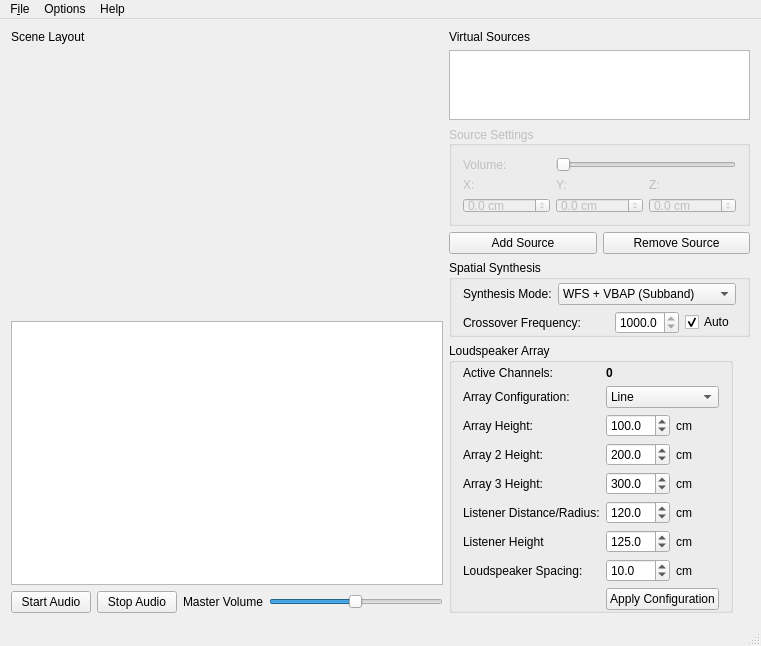
<?xml version="1.0" encoding="UTF-8"?>
<ui version="4.0">
 <class>WFSDesignerClass</class>
 <widget class="QMainWindow" name="WFSDesignerClass">
  <property name="geometry">
   <rect>
    <x>0</x>
    <y>0</y>
    <width>761</width>
    <height>603</height>
   </rect>
  </property>
  <property name="windowTitle">
   <string>WFS Designer</string>
  </property>
  <property name="windowIcon">
   <iconset resource="wfsdesigner.qrc">
    <normaloff>:/WFSDesigner/Resources/icon.png</normaloff>:/WFSDesigner/Resources/icon.png</iconset>
  </property>
  <property name="unifiedTitleAndToolBarOnMac">
   <bool>false</bool>
  </property>
  <widget class="QWidget" name="centralWidget">
   <layout class="QGridLayout" name="gridLayout">
    <item row="0" column="0">
     <widget class="QLabel" name="label_2">
      <property name="text">
       <string>Scene Layout</string>
      </property>
     </widget>
    </item>
    <item row="0" column="4">
     <widget class="QLabel" name="label">
      <property name="text">
       <string>Virtual Sources</string>
      </property>
     </widget>
    </item>
    <item row="1" column="0" rowspan="5" colspan="4">
     <layout class="QVBoxLayout" name="verticalLayout_2">
      <item>
       <widget class="WFS3DCanvas" name="wfs3dCanvas" native="true">
        <property name="sizePolicy">
         <sizepolicy hsizetype="Expanding" vsizetype="Expanding">
          <horstretch>0</horstretch>
          <verstretch>50</verstretch>
         </sizepolicy>
        </property>
        <property name="minimumSize">
         <size>
          <width>0</width>
          <height>0</height>
         </size>
        </property>
       </widget>
      </item>
      <item>
       <widget class="WFSCanvas" name="wfsCanvas">
        <property name="sizePolicy">
         <sizepolicy hsizetype="Expanding" vsizetype="Expanding">
          <horstretch>0</horstretch>
          <verstretch>50</verstretch>
         </sizepolicy>
        </property>
        <property name="verticalScrollBarPolicy">
         <enum>Qt::ScrollBarAlwaysOff</enum>
        </property>
        <property name="horizontalScrollBarPolicy">
         <enum>Qt::ScrollBarAlwaysOff</enum>
        </property>
        <property name="dragMode">
         <enum>QGraphicsView::RubberBandDrag</enum>
        </property>
       </widget>
      </item>
     </layout>
    </item>
    <item row="1" column="4">
     <widget class="QListView" name="virtualSourcesList">
      <property name="editTriggers">
       <set>QAbstractItemView::NoEditTriggers</set>
      </property>
      <property name="alternatingRowColors">
       <bool>false</bool>
      </property>
     </widget>
    </item>
    <item row="3" column="4">
     <layout class="QHBoxLayout" name="horizontalLayout_2">
      <item>
       <widget class="QPushButton" name="addSource">
        <property name="text">
         <string>Add Source</string>
        </property>
       </widget>
      </item>
      <item>
       <widget class="QPushButton" name="removeSource">
        <property name="text">
         <string>Remove Source</string>
        </property>
       </widget>
      </item>
     </layout>
    </item>
    <item row="5" column="4" rowspan="2">
     <widget class="QGroupBox" name="groupBox">
      <property name="sizePolicy">
       <sizepolicy hsizetype="Fixed" vsizetype="Preferred">
        <horstretch>0</horstretch>
        <verstretch>0</verstretch>
       </sizepolicy>
      </property>
      <property name="minimumSize">
       <size>
        <width>260</width>
        <height>0</height>
       </size>
      </property>
      <property name="title">
       <string>Loudspeaker Array</string>
      </property>
      <property name="flat">
       <bool>true</bool>
      </property>
      <layout class="QGridLayout" name="gridLayout_3">
       <property name="topMargin">
        <number>3</number>
       </property>
       <property name="bottomMargin">
        <number>0</number>
       </property>
       <item row="0" column="0">
        <widget class="QLabel" name="label_4">
         <property name="text">
          <string>Active Channels:</string>
         </property>
        </widget>
       </item>
       <item row="0" column="1" colspan="2">
        <widget class="QLabel" name="numChannelsLabel">
         <property name="sizePolicy">
          <sizepolicy hsizetype="Preferred" vsizetype="Fixed">
           <horstretch>0</horstretch>
           <verstretch>0</verstretch>
          </sizepolicy>
         </property>
         <property name="font">
          <font>
           <weight>75</weight>
           <bold>true</bold>
          </font>
         </property>
         <property name="text">
          <string>0</string>
         </property>
         <property name="textFormat">
          <enum>Qt::AutoText</enum>
         </property>
        </widget>
       </item>
       <item row="1" column="0">
        <widget class="QLabel" name="label_3">
         <property name="text">
          <string>Array Configuration:</string>
         </property>
        </widget>
       </item>
       <item row="1" column="1" colspan="2">
        <widget class="QComboBox" name="arrayConfigurationComboBox">
         <item>
          <property name="text">
           <string>Line</string>
          </property>
          <property name="icon">
           <iconset resource="wfsdesigner.qrc">
            <normaloff>:/WFSDesigner/Resources/line.png</normaloff>:/WFSDesigner/Resources/line.png</iconset>
          </property>
         </item>
         <item>
          <property name="text">
           <string>Circle</string>
          </property>
          <property name="icon">
           <iconset resource="wfsdesigner.qrc">
            <normaloff>:/WFSDesigner/Resources/circle.png</normaloff>:/WFSDesigner/Resources/circle.png</iconset>
          </property>
         </item>
         <item>
          <property name="text">
           <string>Double Line</string>
          </property>
          <property name="icon">
           <iconset resource="wfsdesigner.qrc">
            <normaloff>:/WFSDesigner/Resources/doubleline.png</normaloff>:/WFSDesigner/Resources/doubleline.png</iconset>
          </property>
         </item>
         <item>
          <property name="text">
           <string>Double Circle</string>
          </property>
          <property name="icon">
           <iconset resource="wfsdesigner.qrc">
            <normaloff>:/WFSDesigner/Resources/multicircle.png</normaloff>:/WFSDesigner/Resources/multicircle.png</iconset>
          </property>
         </item>
         <item>
          <property name="text">
           <string>Box</string>
          </property>
          <property name="icon">
           <iconset resource="wfsdesigner.qrc">
            <normaloff>:/WFSDesigner/Resources/box.png</normaloff>:/WFSDesigner/Resources/box.png</iconset>
          </property>
         </item>
         <item>
          <property name="text">
           <string>U-Shape</string>
          </property>
          <property name="icon">
           <iconset resource="wfsdesigner.qrc">
            <normaloff>:/WFSDesigner/Resources/u.png</normaloff>:/WFSDesigner/Resources/u.png</iconset>
          </property>
         </item>
        </widget>
       </item>
       <item row="8" column="0">
        <widget class="QLabel" name="label_5">
         <property name="text">
          <string>Loudspeaker Spacing:</string>
         </property>
        </widget>
       </item>
       <item row="8" column="1">
        <widget class="QDoubleSpinBox" name="loudspeakerSpacingSpinBox">
         <property name="decimals">
          <number>1</number>
         </property>
         <property name="minimum">
          <double>1.000000000000000</double>
         </property>
         <property name="maximum">
          <double>200.000000000000000</double>
         </property>
         <property name="singleStep">
          <double>5.000000000000000</double>
         </property>
         <property name="value">
          <double>10.000000000000000</double>
         </property>
        </widget>
       </item>
       <item row="9" column="1" colspan="2">
        <widget class="QPushButton" name="applyConfigurationButton">
         <property name="text">
          <string>Apply Configuration</string>
         </property>
        </widget>
       </item>
       <item row="5" column="1">
        <widget class="QDoubleSpinBox" name="array3HeightSpinBox">
         <property name="decimals">
          <number>1</number>
         </property>
         <property name="maximum">
          <double>1000.000000000000000</double>
         </property>
         <property name="singleStep">
          <double>5.000000000000000</double>
         </property>
         <property name="value">
          <double>300.000000000000000</double>
         </property>
        </widget>
       </item>
       <item row="2" column="1">
        <widget class="QDoubleSpinBox" name="array1HeightSpinBox">
         <property name="decimals">
          <number>1</number>
         </property>
         <property name="maximum">
          <double>1000.000000000000000</double>
         </property>
         <property name="singleStep">
          <double>5.000000000000000</double>
         </property>
         <property name="value">
          <double>100.000000000000000</double>
         </property>
        </widget>
       </item>
       <item row="2" column="0">
        <widget class="QLabel" name="label_14">
         <property name="text">
          <string>Array Height:</string>
         </property>
        </widget>
       </item>
       <item row="4" column="0">
        <widget class="QLabel" name="array2Label1">
         <property name="text">
          <string>Array 2 Height:</string>
         </property>
        </widget>
       </item>
       <item row="5" column="0">
        <widget class="QLabel" name="array3Label1">
         <property name="text">
          <string>Array 3 Height:</string>
         </property>
        </widget>
       </item>
       <item row="4" column="1">
        <widget class="QDoubleSpinBox" name="array2HeightSpinBox">
         <property name="decimals">
          <number>1</number>
         </property>
         <property name="maximum">
          <double>1000.000000000000000</double>
         </property>
         <property name="singleStep">
          <double>5.000000000000000</double>
         </property>
         <property name="value">
          <double>200.000000000000000</double>
         </property>
        </widget>
       </item>
       <item row="6" column="0">
        <widget class="QLabel" name="label_15">
         <property name="text">
          <string>Listener Distance/Radius:</string>
         </property>
        </widget>
       </item>
       <item row="6" column="1">
        <widget class="QDoubleSpinBox" name="listenerDistanceSpinBox">
         <property name="decimals">
          <number>1</number>
         </property>
         <property name="minimum">
          <double>10.000000000000000</double>
         </property>
         <property name="maximum">
          <double>1000.000000000000000</double>
         </property>
         <property name="singleStep">
          <double>5.000000000000000</double>
         </property>
         <property name="value">
          <double>120.000000000000000</double>
         </property>
        </widget>
       </item>
       <item row="4" column="2">
        <widget class="QLabel" name="array2Label2">
         <property name="text">
          <string>cm</string>
         </property>
        </widget>
       </item>
       <item row="8" column="2">
        <widget class="QLabel" name="label_6">
         <property name="text">
          <string>cm</string>
         </property>
        </widget>
       </item>
       <item row="2" column="2">
        <widget class="QLabel" name="label_19">
         <property name="text">
          <string>cm</string>
         </property>
        </widget>
       </item>
       <item row="5" column="2">
        <widget class="QLabel" name="array3Label2">
         <property name="text">
          <string>cm</string>
         </property>
        </widget>
       </item>
       <item row="6" column="2">
        <widget class="QLabel" name="array3Label2_2">
         <property name="text">
          <string>cm</string>
         </property>
        </widget>
       </item>
       <item row="7" column="0">
        <widget class="QLabel" name="label_16">
         <property name="text">
          <string>Listener Height</string>
         </property>
        </widget>
       </item>
       <item row="7" column="1">
        <widget class="QDoubleSpinBox" name="listenerHeightSpinBox">
         <property name="decimals">
          <number>1</number>
         </property>
         <property name="minimum">
          <double>10.000000000000000</double>
         </property>
         <property name="maximum">
          <double>500.000000000000000</double>
         </property>
         <property name="value">
          <double>125.000000000000000</double>
         </property>
        </widget>
       </item>
       <item row="7" column="2">
        <widget class="QLabel" name="array3Label2_3">
         <property name="text">
          <string>cm</string>
         </property>
        </widget>
       </item>
      </layout>
     </widget>
    </item>
    <item row="6" column="0">
     <widget class="QPushButton" name="startAudio">
      <property name="text">
       <string>Start Audio</string>
      </property>
     </widget>
    </item>
    <item row="6" column="1">
     <widget class="QPushButton" name="stopAudio">
      <property name="text">
       <string>Stop Audio</string>
      </property>
     </widget>
    </item>
    <item row="6" column="2">
     <widget class="QLabel" name="label_7">
      <property name="text">
       <string>Master Volume</string>
      </property>
     </widget>
    </item>
    <item row="6" column="3">
     <widget class="QSlider" name="volumeSlider">
      <property name="sizePolicy">
       <sizepolicy hsizetype="MinimumExpanding" vsizetype="Fixed">
        <horstretch>100</horstretch>
        <verstretch>0</verstretch>
       </sizepolicy>
      </property>
      <property name="pageStep">
       <number>10</number>
      </property>
      <property name="sliderPosition">
       <number>49</number>
      </property>
      <property name="orientation">
       <enum>Qt::Horizontal</enum>
      </property>
     </widget>
    </item>
    <item row="4" column="4">
     <widget class="QGroupBox" name="groupBox_2">
      <property name="sizePolicy">
       <sizepolicy hsizetype="MinimumExpanding" vsizetype="Preferred">
        <horstretch>0</horstretch>
        <verstretch>0</verstretch>
       </sizepolicy>
      </property>
      <property name="title">
       <string>Spatial Synthesis</string>
      </property>
      <property name="flat">
       <bool>true</bool>
      </property>
      <layout class="QGridLayout" name="gridLayout_4">
       <property name="topMargin">
        <number>3</number>
       </property>
       <property name="bottomMargin">
        <number>0</number>
       </property>
       <item row="0" column="0">
        <widget class="QLabel" name="label_8">
         <property name="text">
          <string>Synthesis Mode:</string>
         </property>
        </widget>
       </item>
       <item row="0" column="1" colspan="3">
        <widget class="QComboBox" name="modeComboBox">
         <property name="sizePolicy">
          <sizepolicy hsizetype="Preferred" vsizetype="Fixed">
           <horstretch>0</horstretch>
           <verstretch>0</verstretch>
          </sizepolicy>
         </property>
         <property name="sizeAdjustPolicy">
          <enum>QComboBox::AdjustToContentsOnFirstShow</enum>
         </property>
         <property name="frame">
          <bool>true</bool>
         </property>
         <item>
          <property name="text">
           <string extracomment="WFS is performed on low frequency content and amplitude panning is performed with high frequency content. The result is mixed.">WFS + VBAP (Subband)</string>
          </property>
         </item>
         <item>
          <property name="text">
           <string extracomment="Wave field synthesis bandlimited at spatial aliasing frequency, which is governed by the loudspeaker spacing.">WFS (Bandlimited)</string>
          </property>
         </item>
         <item>
          <property name="text">
           <string extracomment="Wave field synthesis (Non-bandlimited. Spatial aliasing artifacts may be present.)">WFS</string>
          </property>
         </item>
         <item>
          <property name="text">
           <string comment="Test 123" extracomment="Vector base amplitude panning">VBAP</string>
          </property>
         </item>
        </widget>
       </item>
       <item row="1" column="0" colspan="2">
        <widget class="QLabel" name="label_9">
         <property name="text">
          <string>Crossover Frequency:</string>
         </property>
        </widget>
       </item>
       <item row="1" column="2">
        <widget class="QDoubleSpinBox" name="crossoverSpinBox">
         <property name="enabled">
          <bool>true</bool>
         </property>
         <property name="readOnly">
          <bool>true</bool>
         </property>
         <property name="decimals">
          <number>1</number>
         </property>
         <property name="minimum">
          <double>40.000000000000000</double>
         </property>
         <property name="maximum">
          <double>4000.000000000000000</double>
         </property>
         <property name="singleStep">
          <double>10.000000000000000</double>
         </property>
         <property name="value">
          <double>1000.000000000000000</double>
         </property>
        </widget>
       </item>
       <item row="1" column="3">
        <widget class="QCheckBox" name="automaticCheckBox">
         <property name="toolTip">
          <string>Derive crossover frequency from spatial aliasing of loudspeaker configuration.</string>
         </property>
         <property name="text">
          <string>Auto</string>
         </property>
         <property name="checked">
          <bool>true</bool>
         </property>
        </widget>
       </item>
      </layout>
     </widget>
    </item>
    <item row="2" column="4">
     <widget class="QGroupBox" name="sourceSettingsGroupBox">
      <property name="enabled">
       <bool>false</bool>
      </property>
      <property name="minimumSize">
       <size>
        <width>0</width>
        <height>100</height>
       </size>
      </property>
      <property name="title">
       <string>Source Settings</string>
      </property>
      <property name="alignment">
       <set>Qt::AlignLeading|Qt::AlignLeft|Qt::AlignVCenter</set>
      </property>
      <property name="flat">
       <bool>true</bool>
      </property>
      <property name="checkable">
       <bool>false</bool>
      </property>
      <layout class="QGridLayout" name="gridLayout_5">
       <item row="0" column="0">
        <widget class="QLabel" name="label_10">
         <property name="text">
          <string>Volume:</string>
         </property>
        </widget>
       </item>
       <item row="0" column="1" colspan="2">
        <widget class="QSlider" name="sourceVolumeSlider">
         <property name="maximum">
          <number>100</number>
         </property>
         <property name="orientation">
          <enum>Qt::Horizontal</enum>
         </property>
        </widget>
       </item>
       <item row="1" column="1">
        <widget class="QLabel" name="label_12">
         <property name="text">
          <string>Y:</string>
         </property>
        </widget>
       </item>
       <item row="1" column="2">
        <widget class="QLabel" name="label_13">
         <property name="text">
          <string>Z:</string>
         </property>
        </widget>
       </item>
       <item row="2" column="0">
        <widget class="QDoubleSpinBox" name="sourceXSpinBox">
         <property name="suffix">
          <string> cm</string>
         </property>
         <property name="decimals">
          <number>1</number>
         </property>
         <property name="minimum">
          <double>-1000.000000000000000</double>
         </property>
         <property name="maximum">
          <double>1000.000000000000000</double>
         </property>
         <property name="singleStep">
          <double>5.000000000000000</double>
         </property>
        </widget>
       </item>
       <item row="2" column="1">
        <widget class="QDoubleSpinBox" name="sourceYSpinBox">
         <property name="suffix">
          <string> cm</string>
         </property>
         <property name="decimals">
          <number>1</number>
         </property>
         <property name="minimum">
          <double>-1000.000000000000000</double>
         </property>
         <property name="maximum">
          <double>1000.000000000000000</double>
         </property>
         <property name="singleStep">
          <double>5.000000000000000</double>
         </property>
        </widget>
       </item>
       <item row="2" column="2">
        <widget class="QDoubleSpinBox" name="sourceZSpinBox">
         <property name="suffix">
          <string> cm</string>
         </property>
         <property name="decimals">
          <number>1</number>
         </property>
         <property name="minimum">
          <double>-1000.000000000000000</double>
         </property>
         <property name="maximum">
          <double>1000.000000000000000</double>
         </property>
         <property name="singleStep">
          <double>5.000000000000000</double>
         </property>
        </widget>
       </item>
       <item row="1" column="0">
        <widget class="QLabel" name="label_11">
         <property name="text">
          <string>X:</string>
         </property>
        </widget>
       </item>
      </layout>
     </widget>
    </item>
   </layout>
  </widget>
  <widget class="QMenuBar" name="menuBar">
   <property name="geometry">
    <rect>
     <x>0</x>
     <y>0</y>
     <width>761</width>
     <height>18</height>
    </rect>
   </property>
   <widget class="QMenu" name="menuFile">
    <property name="title">
     <string>F&amp;ile</string>
    </property>
    <addaction name="actionNew"/>
    <addaction name="actionOpen"/>
    <addaction name="actionSave"/>
    <addaction name="actionSave_As"/>
    <addaction name="separator"/>
    <addaction name="actionRun_Listening_Test"/>
    <addaction name="separator"/>
    <addaction name="actionQuit"/>
   </widget>
   <widget class="QMenu" name="menuHelp">
    <property name="title">
     <string>Help</string>
    </property>
    <addaction name="actionAbout_WFS_Designer"/>
   </widget>
   <widget class="QMenu" name="menuOptions">
    <property name="title">
     <string>Options</string>
    </property>
    <addaction name="actionAudio_Configuration"/>
    <addaction name="separator"/>
    <addaction name="action2D_Scene_View"/>
    <addaction name="action3D_Scene_View"/>
    <addaction name="action2D_3D_Split_Scene_View"/>
    <addaction name="separator"/>
    <addaction name="actionAdjust_Speed_of_Sound"/>
   </widget>
   <addaction name="menuFile"/>
   <addaction name="menuOptions"/>
   <addaction name="menuHelp"/>
  </widget>
  <widget class="QStatusBar" name="statusBar">
   <property name="sizeGripEnabled">
    <bool>true</bool>
   </property>
  </widget>
  <action name="actionAbout_WFS_Designer">
   <property name="text">
    <string>&amp;About WFS Designer...</string>
   </property>
  </action>
  <action name="actionQuit">
   <property name="text">
    <string>&amp;Quit</string>
   </property>
   <property name="shortcut">
    <string>Ctrl+Q</string>
   </property>
  </action>
  <action name="actionNew">
   <property name="text">
    <string>&amp;New...</string>
   </property>
   <property name="shortcut">
    <string>Ctrl+N</string>
   </property>
  </action>
  <action name="actionOpen">
   <property name="text">
    <string>&amp;Open...</string>
   </property>
   <property name="shortcut">
    <string>Ctrl+O</string>
   </property>
  </action>
  <action name="actionSave">
   <property name="text">
    <string>&amp;Save</string>
   </property>
   <property name="shortcut">
    <string>Ctrl+S</string>
   </property>
  </action>
  <action name="actionAudio_Configuration">
   <property name="text">
    <string>Audio &amp;Configuration...</string>
   </property>
   <property name="shortcut">
    <string>Ctrl+.</string>
   </property>
  </action>
  <action name="actionSave_As">
   <property name="text">
    <string>Save As...</string>
   </property>
  </action>
  <action name="action2D_Scene_View">
   <property name="checkable">
    <bool>false</bool>
   </property>
   <property name="text">
    <string>2D Scene View</string>
   </property>
  </action>
  <action name="action3D_Scene_View">
   <property name="checkable">
    <bool>false</bool>
   </property>
   <property name="text">
    <string>3D Scene View</string>
   </property>
  </action>
  <action name="action2D_3D_Split_Scene_View">
   <property name="checkable">
    <bool>false</bool>
   </property>
   <property name="checked">
    <bool>false</bool>
   </property>
   <property name="text">
    <string>2D/3D Split Scene View</string>
   </property>
  </action>
  <action name="actionRun_Listening_Test">
   <property name="text">
    <string>Run Listening Test</string>
   </property>
  </action>
  <action name="actionAdjust_Speed_of_Sound">
   <property name="text">
    <string>Adjust Speed of Sound...</string>
   </property>
  </action>
 </widget>
 <layoutdefault spacing="6" margin="11"/>
 <customwidgets>
  <customwidget>
   <class>WFSCanvas</class>
   <extends>QGraphicsView</extends>
   <header>wfscanvas.h</header>
  </customwidget>
  <customwidget>
   <class>WFS3DCanvas</class>
   <extends>QWidget</extends>
   <header>wfs3dcanvas.h</header>
   <container>1</container>
  </customwidget>
 </customwidgets>
 <resources>
  <include location="wfsdesigner.qrc"/>
 </resources>
 <connections>
  <connection>
   <sender>actionQuit</sender>
   <signal>triggered()</signal>
   <receiver>WFSDesignerClass</receiver>
   <slot>close()</slot>
   <hints>
    <hint type="sourcelabel">
     <x>-1</x>
     <y>-1</y>
    </hint>
    <hint type="destinationlabel">
     <x>299</x>
     <y>199</y>
    </hint>
   </hints>
  </connection>
 </connections>
</ui>
